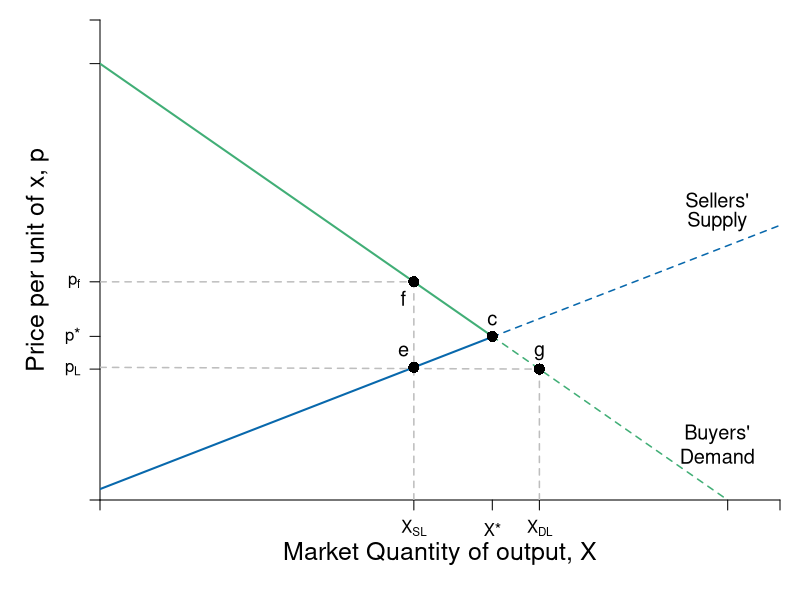

Source code (R):
require(shape)
pdf(file = "competitionmarkets/ds_core_excess_d.pdf", width = 9, height = 7)

#Set parameters for graphics
axislabelsize <- 1.5
labelsize <- 1.2
graphlinewidth <- 2
segmentlinewidth <- 1.5

COL <- c("#7fc97f", "#beaed4", "#fdc086", "#ffff99", "#386cb0", "#f0027f", "#bf5b17", "#666666")
COLA <- c("#e0f3db", "#99d8c9","#66c2a4","#41ae76", "#238b45", "#005824")
COLB <- c("#c6dbef", "#4eb3d3", "#2b8cbe", "#0868ac","#084081")
COLC <- c("#fcfbfd", "#efedf5", "#dadaeb", "#bcbddc", "#9e9ac8", "#807dba", "#6a51a3", "#54278f", "#3f007d")

par(mar =  c(5, 5, 1, 1))

Demand <- function(x, rmax = 20, xmax = 12, n = 10) {
  rmax - (rmax/(n*xmax))*x
}

mrsA <- function(x, rmax = 20, xmax = 10) {
  rmax - (rmax/xmax)*x
}

uA <- function(x, y, rmax = 20, xmax = 10) {
  y + rmax*x - (1/2)(rmax/xmax)*x^2
}


#Supply <- function(x, c1 = 0, c2 = 0.05){
#  c1 + 2*c2*x
#}

# New Supply
Supply <- function(x, c1 = 0.5, c2 = 0.0465){
  c1 + 2*c2*x
}

xlims <- c(0, 130)
ylims <- c(0, 22)

npts <- 501 
x <- seq(xlims[1], xlims[2], length.out = npts)
y <- seq(ylims[1], ylims[2], length.out = npts) 
a <- c(46.08, 55, 64)
b <- c(46.08, 55, 64)

plot(0, 0, xlim = xlims, ylim = ylims, type = "n",
     xlab = expression(paste("")),
     ylab = expression(paste("")), 
     xaxt = "n", 
     yaxt = "n", 
     cex.lab = axislabelsize, 
     bty = "n",
     xaxs="i", 
     yaxs="i")

# ticksy <- seq(from = 0, to = ylims[2], by = 2)
# ylabels <- seq(from = 0, to = ylims[2], by = 2)
# ticksx <- seq(from = 0, to = xlims[2], by = 2)
# xlabels <- seq(from = 0, to = xlims[2], by = 2)
ticksy <- c(0, 6, 7.5, Demand(x = 60), 20, ylims[2])
ylabels <- c(NA, expression(paste(p[L])), expression(paste(p,"*")), expression(paste(p[f])), NA, NA)
ticksx <- c(0,  60, 75, 84, 120, xlims[2])
xlabels <- c(NA, expression(paste(X[{SL}])), expression(paste(X,"*")), expression(paste(X[{DL}])), NA, NA)

axis(1, at = ticksx, pos = 0, labels = xlabels)
axis(2, at = ticksy, pos = 0, labels = ylabels, las = 1)

npts <- 500 
xx1 <- seq(xlims[1], 75, length.out = npts)
xx2 <- seq(75, xlims[2], length.out = npts)

#Lines for mrs graph
lines(xx1, Demand(xx1), col = COLA[4], lwd = graphlinewidth)
lines(xx2, Demand(xx2), col = COLA[4], lty = 2, lwd = segmentlinewidth)
lines(xx1, Supply(xx1), col = COLB[4], lwd = graphlinewidth)
lines(xx2, Supply(xx2), col = COLB[4], lty = 2, lwd = segmentlinewidth)

#Label axes
mtext(expression(paste("Market Quantity of output, ", X)), side=1, line = 2.5, cex = axislabelsize)
text(-12, 0.5*ylims[2], expression(paste("Price per unit of x, ", p)), xpd = TRUE, cex = axislabelsize, srt = 90) 


# segments(0, 7.5, 75, 7.5, lty = 2, "gray" , lwd = segmentlinewidth)
# segments(75, 0, 75, 7.5, lty = 2, col = "gray" , lwd = segmentlinewidth)
points(75, 7.5, pch = 16, col = "black", cex = 1.5)
text(75, 8.25, expression(c), cex = labelsize)

segments(0, Supply(x = 60), 84, Demand(x = 84), lty = 2, "gray" , lwd = segmentlinewidth)
segments(60, 0, 60, Demand(x = 60), lty = 2, col = "gray" , lwd = segmentlinewidth)
segments(0, Demand(x = 60), 60, Demand(x = 60), lty = 2, col = "gray" , lwd = segmentlinewidth)
segments(84, 0, 84, Demand(x = 84), lty = 2, col = "gray" , lwd = segmentlinewidth)
points(60, Supply(x = 60), pch = 16, col = "black", cex = 1.5)
points(84, Demand(x = 84), pch = 16, col = "black", cex = 1.5)
points(60, Demand(x = 60), pch = 16, col = "black", cex = 1.5)
text(84, Demand(x = 84) + 0.75, expression(g), cex = labelsize)
text(60 - 2, Supply(x = 60) + 0.75, expression(e), cex = labelsize)
text(60 - 2, Demand(x = 60) - 0.75, expression(f), cex = labelsize)

# Arrows(54, 6.5, 54, 9.5, col = "black", lty = 1, code = 3, lwd = 2, arr.type = "triangle", arr.lwd = 0.5)
# text(36, 8, expression(paste("Buyers' rent at ", p^L)), cex = labelsize)


# 
# points(50, 10, pch = 16, col = "black", cex = 1.5)
# text(52, 10.5, expression(M))

#segments(4.11765, 6.17647, 5.88, 8.88, lty = 1, col = COL[2] , lwd = graphlinewidth)
text(118, 13.75, expression("Sellers'"), cex = labelsize)
text(118, 12.75, expression("Supply"), cex = labelsize)
#text(7.3, 2.5, expression("Curve"))

# Arrows(56, 11.5, 108, 11.5, col = "black", lty = 1, code = 3, lwd = 2, arr.type = "triangle", arr.lwd = 0.5)
# text(80, 12.5, expression(paste("Excess Supply at ", p^H)), cex = labelsize)

# Arrows(62, 5.5, 82, 5.5, col = "black", lty = 1, code = 3, lwd = 2, arr.type = "triangle", arr.lwd = 0.5)
# text(72, 4.75, expression(paste("Excess")), cex = labelsize)
# text(72, 3.75, expression(paste("Demand")), cex = labelsize)
# text(72, 2.75, expression(paste("at ", p^L)), cex = labelsize)


#Label Demand
text(118, 3, expression(paste("Buyers'")), cex = labelsize)
text(118, 2, expression(paste("Demand")), cex = labelsize)

dev.off()
